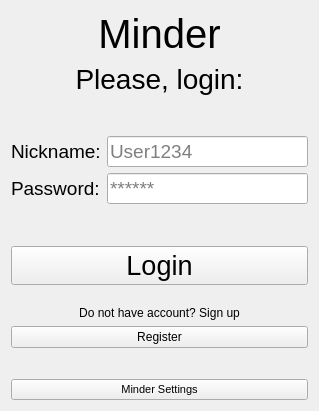
<?xml version="1.0" encoding="UTF-8"?>
<ui version="4.0">
 <class>AuthorizationWindow</class>
 <widget class="QWidget" name="AuthorizationWindow">
  <property name="geometry">
   <rect>
    <x>0</x>
    <y>0</y>
    <width>319</width>
    <height>411</height>
   </rect>
  </property>
  <property name="windowTitle">
   <string>Form</string>
  </property>
  <layout class="QVBoxLayout" name="verticalLayout_2">
   <item>
    <widget class="QLabel" name="labelMinder">
     <property name="font">
      <font>
       <pointsize>30</pointsize>
      </font>
     </property>
     <property name="text">
      <string>Minder</string>
     </property>
     <property name="alignment">
      <set>Qt::AlignCenter</set>
     </property>
    </widget>
   </item>
   <item>
    <widget class="QLabel" name="labelTitle">
     <property name="font">
      <font>
       <pointsize>21</pointsize>
      </font>
     </property>
     <property name="text">
      <string>Please, login:</string>
     </property>
     <property name="alignment">
      <set>Qt::AlignCenter</set>
     </property>
     <property name="margin">
      <number>8</number>
     </property>
    </widget>
   </item>
   <item>
    <spacer name="verticalSpacer">
     <property name="orientation">
      <enum>Qt::Vertical</enum>
     </property>
     <property name="sizeHint" stdset="0">
      <size>
       <width>20</width>
       <height>40</height>
      </size>
     </property>
    </spacer>
   </item>
   <item>
    <layout class="QFormLayout" name="formLayout">
     <item row="0" column="0">
      <widget class="QLabel" name="labelNickname">
       <property name="font">
        <font>
         <pointsize>14</pointsize>
        </font>
       </property>
       <property name="text">
        <string>Nickname:</string>
       </property>
       <property name="margin">
        <number>8</number>
       </property>
      </widget>
     </item>
     <item row="0" column="1">
      <widget class="QLineEdit" name="lineNickname">
       <property name="font">
        <font>
         <pointsize>14</pointsize>
        </font>
       </property>
       <property name="alignment">
        <set>Qt::AlignLeading|Qt::AlignLeft|Qt::AlignVCenter</set>
       </property>
       <property name="placeholderText">
        <string>User1234</string>
       </property>
      </widget>
     </item>
     <item row="1" column="0">
      <widget class="QLabel" name="labelPassword">
       <property name="font">
        <font>
         <pointsize>14</pointsize>
        </font>
       </property>
       <property name="text">
        <string>Password:</string>
       </property>
       <property name="margin">
        <number>8</number>
       </property>
      </widget>
     </item>
     <item row="1" column="1">
      <widget class="QLineEdit" name="linePassword">
       <property name="font">
        <font>
         <pointsize>14</pointsize>
        </font>
       </property>
       <property name="echoMode">
        <enum>QLineEdit::Password</enum>
       </property>
       <property name="alignment">
        <set>Qt::AlignLeading|Qt::AlignLeft|Qt::AlignVCenter</set>
       </property>
       <property name="placeholderText">
        <string>******</string>
       </property>
      </widget>
     </item>
    </layout>
   </item>
   <item>
    <spacer name="verticalSpacer_2">
     <property name="orientation">
      <enum>Qt::Vertical</enum>
     </property>
     <property name="sizeHint" stdset="0">
      <size>
       <width>20</width>
       <height>40</height>
      </size>
     </property>
    </spacer>
   </item>
   <item>
    <layout class="QVBoxLayout" name="verticalLayout">
     <item>
      <widget class="QPushButton" name="btnLogin">
       <property name="sizePolicy">
        <sizepolicy hsizetype="Minimum" vsizetype="Fixed">
         <horstretch>0</horstretch>
         <verstretch>0</verstretch>
        </sizepolicy>
       </property>
       <property name="font">
        <font>
         <pointsize>20</pointsize>
        </font>
       </property>
       <property name="cursor">
        <cursorShape>PointingHandCursor</cursorShape>
       </property>
       <property name="contextMenuPolicy">
        <enum>Qt::DefaultContextMenu</enum>
       </property>
       <property name="toolTipDuration">
        <number>-1</number>
       </property>
       <property name="layoutDirection">
        <enum>Qt::LeftToRight</enum>
       </property>
       <property name="autoFillBackground">
        <bool>false</bool>
       </property>
       <property name="text">
        <string>Login</string>
       </property>
       <property name="autoDefault">
        <bool>false</bool>
       </property>
      </widget>
     </item>
     <item>
      <spacer name="verticalSpacer_3">
       <property name="orientation">
        <enum>Qt::Vertical</enum>
       </property>
       <property name="sizeType">
        <enum>QSizePolicy::Maximum</enum>
       </property>
       <property name="sizeHint" stdset="0">
        <size>
         <width>10</width>
         <height>20</height>
        </size>
       </property>
      </spacer>
     </item>
     <item>
      <widget class="QLabel" name="labelRegister">
       <property name="text">
        <string>Do not have account? Sign up</string>
       </property>
       <property name="alignment">
        <set>Qt::AlignCenter</set>
       </property>
      </widget>
     </item>
     <item>
      <widget class="QPushButton" name="btnRegister">
       <property name="cursor">
        <cursorShape>PointingHandCursor</cursorShape>
       </property>
       <property name="text">
        <string>Register</string>
       </property>
      </widget>
     </item>
     <item>
      <spacer name="verticalSpacer_4">
       <property name="orientation">
        <enum>Qt::Vertical</enum>
       </property>
       <property name="sizeType">
        <enum>QSizePolicy::Minimum</enum>
       </property>
       <property name="sizeHint" stdset="0">
        <size>
         <width>10</width>
         <height>25</height>
        </size>
       </property>
      </spacer>
     </item>
     <item>
      <widget class="QPushButton" name="btnSettings">
       <property name="font">
        <font>
         <pointsize>8</pointsize>
        </font>
       </property>
       <property name="text">
        <string>Minder Settings</string>
       </property>
      </widget>
     </item>
    </layout>
   </item>
  </layout>
 </widget>
 <resources/>
 <connections/>
</ui>
